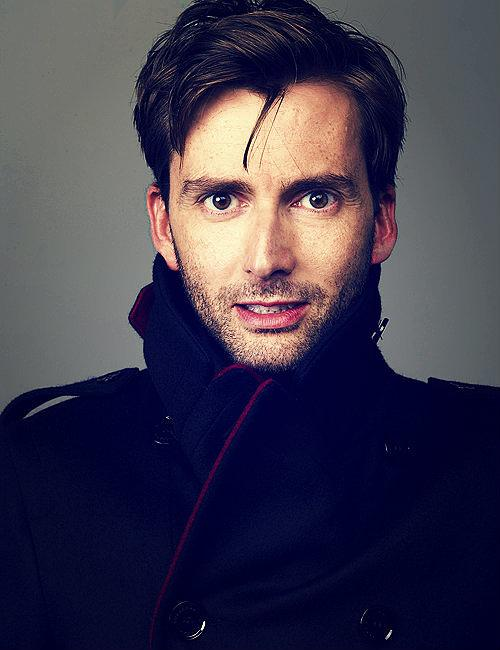
%> input picture hw/hw2/q2/q2-bonus/DT.jpg, 500 x 650 px
$ octave blend_animal_human.m   (GNU Octave 9; MATLAB toolbox functions it lacks are replaced by stand-ins)
%> lines starting %> are read from the running program, lines starting %| are printed output that depends on the picture
% implement the method pyramid::reduce() to allow construction of an image's Gaussian pyramid
% implement the function pyramid::expand() in preparation for the construction of an image's Laplacian pyramid
% implement the function pyramid::blend()

load('DTtigermask.mat')
DT=imread('DT.jpg');
%> DT is the input picture: size 650x500x3 uint8; mean R, G, B 63.3, 58.4, 78.3
[M,N,P]=size(DT);
%> M = 650; N = 500; P = 3

DT=double(DT);
%> DT: size 650x500x3 double
tiger=double(tiger);

level=7;
% construct Gaussian Pyramid of image pair and mask
GaussDT=GaussPyra(DT,level);
%> the loop in GaussPyra, `for i=2:level+1` made 7 passes
%> (M in Pyrareduce, N in Pyrareduce, P in Pyrareduce) on passes 6 to 7: (21, 16, 3), (11, 8, 3)
%> pass 1, in Pyrareduce, `reduced = picell(1:2:M,1:2:N,:);`:
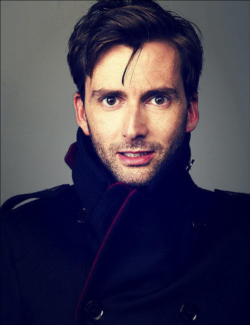
%> reduced: size 325x250x3 double; mean R, G, B 63.3, 58.3, 78.2
%> pass 2, in Pyrareduce (call 2), `reduced = picell(1:2:M,1:2:N,:);`:
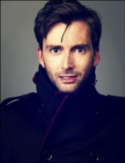
%> reduced: size 163x125x3 double; mean R, G, B 62.9, 58, 77.7
%> after the loop in GaussPyra, `for i=2:level+1`: res = 8 items
%> GaussDT = 8 items
Gausstiger=GaussPyra(tiger,level);
GaussMask=GaussPyra(mask,level);
% GaussDT(1,1,1)
% recover
lappDT=LapPyra(GaussDT,level);
%> the loop in LapPyra, `for i=1:level` made 7 passes
%> (M, N) on passes 1 to 7: (650, 500), (325, 250), (163, 125), (82, 63), (41, 32), (21, 16), (11, 8)
%> pass 2, in Pyraexpand (call 2), `expanded = 4*imfilter(expanded, kernel, 'conv');`:
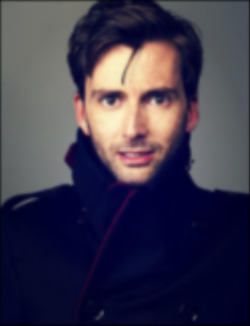
%> expanded: size 326x250x3 double; mean R, G, B 62.7, 57.8, 77.5
%> lappDT = 8 items
lapptiger=LapPyra(Gausstiger,level);
% lappDT(1,1,1)
% pyramid blend
blended=Pyrablend(lappDT,lapptiger,GaussMask,level);
%> blended = 8 items
for i=level:-1:1
    tmp=Pyraexpand(blended{i+1});
    [M,N,P]=size(blended{i});
    tmp=tmp(1:M, 1:N, :);
    blended{1,i}=blended{1,i}+tmp;
end
%> this loop made 7 passes
%> pass 3, `tmp=tmp(1:M, 1:N, :);`:
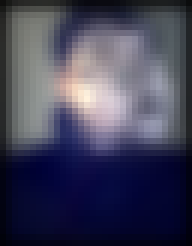
%> tmp: size 41x32x3 double (shown 6 times larger); mean R, G, B 50.9, 50.7, 67.5; drawn with min black and max white
final=uint8(blended{1,1});
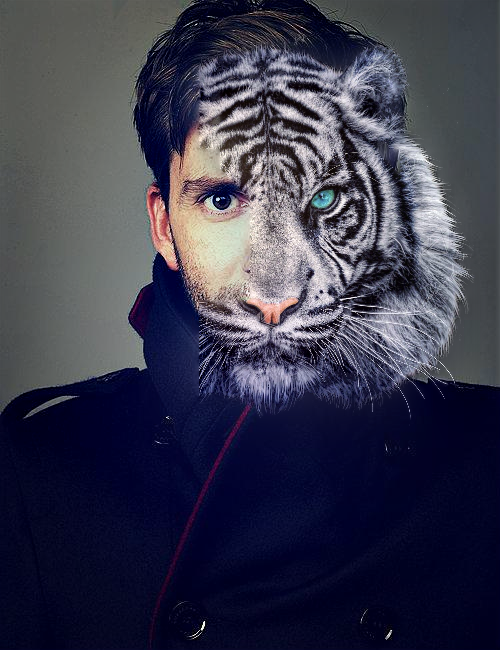
%> final: size 650x500x3 uint8; mean R, G, B 57.8, 57.9, 76.8
% figure;imshow(final);

%HARD-blending
DT=uint8(DT);
hardb=uint8(tiger);
for i=1:M
    for j=1:N
        if mask(i,j)==1
            hardb(i,j,:)=DT(i,j,:);
        end
    end
end
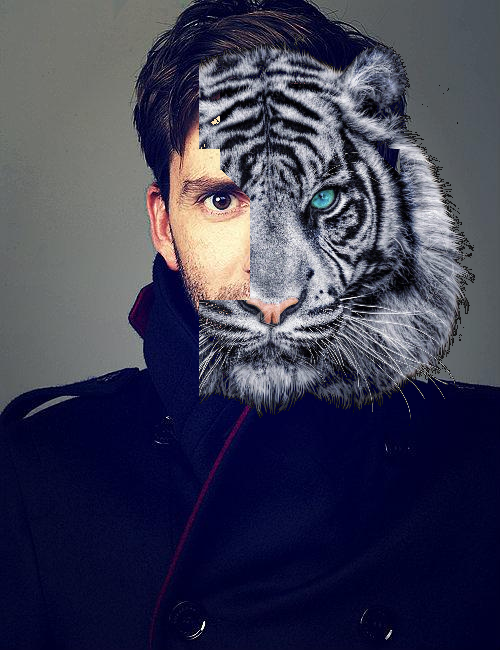
%> hardb: size 650x500x3 uint8; mean R, G, B 61.7, 62, 83.1
% figure;imshow(hardb);
figure;imshowpair(final,hardb,'montage');
%> after `imshowpair(final,hardb,'montage')`:
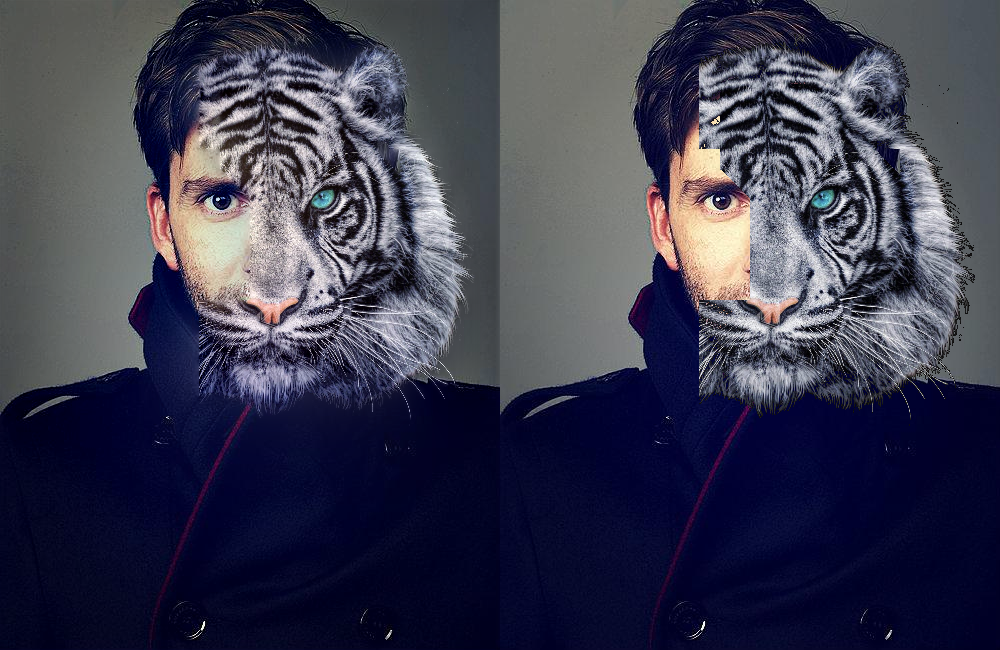
%> displayed picture: size 650x1000x3, on the screen's scale of 0 to 255; mean R, G, B 59.8, 60, 79.9


% construct Gaussian Pyramid
function res=GaussPyra(obj,level)
    res=cell(1,level+1);
    res{1}=obj;
%     h=fspecial('gaussian',10,10);
    for i=2:level+1
%         tmp=imfilter(res{1,i-1},h,'symmetric','corr');
%         res{1,i}=tmp;
        tmp=Pyrareduce(res{i-1});
        res{i}=tmp;
    end
end

% construct Laplacian Pyramid
% each node of L can be obtained directly by convolving W_l - W_(l+1) with the image
function lapp=LapPyra(gaussp,level)
    lapp=cell(1,level+1);
    lapp{level+1}=gaussp{level+1};
    for i=1:level
        reverse=Pyraexpand(gaussp{i+1});
        [M,N,P]=size(gaussp{i});
        lapp{i}=gaussp{i} - reverse(1:M,1:N,:);
    end
end


function reduced=Pyrareduce(picell)
%     if a = 0.4, the functions resemble the Gaussian probability density function.
% a may be considered a free variable, while b = 1/4 and c = 1/4 ? a/2.
    a=0.4;
    b=1/4;
    c=1/4-a/2;
    w_hat = [c, b, a, b, c];
    kernel=w_hat'*w_hat;
    picell=imfilter(picell,kernel,'conv');
    [M,N,P]=size(picell);
    reduced = picell(1:2:M,1:2:N,:);
end

% Interpolation can be achieved by reversing the REDUCE process. i.e. an EXPAND operation.
function expanded=Pyraexpand(reduced)
    [M,N,P]=size(reduced);
    expanded = zeros([2*M,2*N,P]);
    expanded(1:2:2*M,1:2:2*N,:) = reduced;
    %kernel
    a=0.4;
    b=1/4;
    c=1/4-a/2;
    w_hat = [c, b, a, b, c];
    kernel=w_hat'*w_hat;
    expanded = 4*imfilter(expanded, kernel, 'conv');
end

function blended=Pyrablend(lappa,lappb,gauspm,level)
    blended=cell(1,level+1);
    for i=1:level+1
        blended{1,i}=(1-gauspm{1,i}).*lappb{1,i}+gauspm{1,i}.*lappa{1,i};
    end
end
